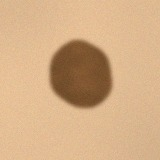
#> input picture data/images/benign/benign_0003.jpg, 160 x 160 px
$ python -i volume.py   (imports and definitions only)   (older library calls are emulated)
#> lines starting #> are read from the running program, lines starting #| are printed output that depends on the picture
#> further down, picture is the input picture: shape (160, 160, 3); mean B, G, R 133.6, 173.4, 211.1
"""Build the 3D-TDP volume: a lesion image becomes a (D, H, W) tensor whose depth axis
holds D complementary 'views' (intensity, contrast, scale, edge, texture, colour)."""
import cv2
import numpy as np

SLICE_NAMES = ["Gray", "CLAHE", "Blur(s=2)", "Edge(Sobel)", "Laplacian",
               "Saturation", "Hue", "Local-Std"]


def _norm(x):
    return np.clip(x / (np.percentile(x, 99) + 1e-6), 0, 1).astype(np.float32)


def build_volume(img_bgr, size=128):
#> called with size = 128
    img = cv2.resize(img_bgr, (size, size), interpolation=cv2.INTER_AREA)
    gray = cv2.cvtColor(img, cv2.COLOR_BGR2GRAY)
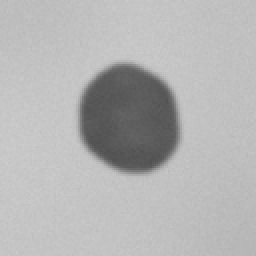
#> gray: shape (128, 128) (shown 2 times larger); min 80, max 204, mean 180.1
    hsv = cv2.cvtColor(img, cv2.COLOR_BGR2HSV)
#> hsv: shape (128, 128, 3); mean H, S, V 15.4, 97.1, 211.1
    gf = gray.astype(np.float32)
    clahe = cv2.createCLAHE(2.0, (8, 8)).apply(gray)
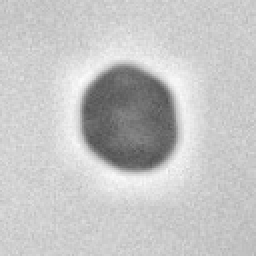
#> clahe: shape (128, 128) (shown 2 times larger); min 82, max 253, mean 196.6
    blur = cv2.GaussianBlur(gf, (0, 0), 2)
    gx = cv2.Sobel(gf, cv2.CV_32F, 1, 0, ksize=3)
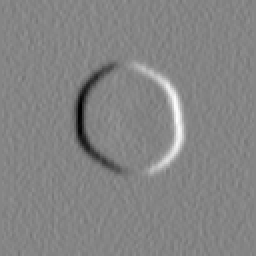
#> gx: shape (128, 128) float32 (shown 2 times larger); min -228, max 209, mean -0.4; drawn with min black and max white
    gy = cv2.Sobel(gf, cv2.CV_32F, 0, 1, ksize=3)
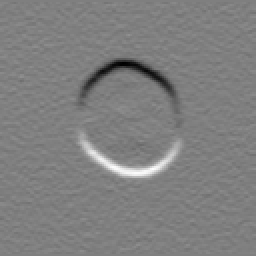
#> gy: shape (128, 128) float32 (shown 2 times larger); min -208, max 207, mean 0; drawn with min black and max white
    lap = np.abs(cv2.Laplacian(cv2.GaussianBlur(gf, (0, 0), 1), cv2.CV_32F))
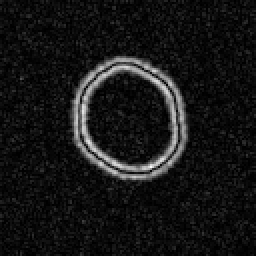
#> lap: shape (128, 128) float32 (shown 2 times larger); min 1.53e-05, max 10.75, mean 0.939; drawn with min black and max white
    mu = cv2.blur(gf, (7, 7))
    std = np.sqrt(np.maximum(cv2.blur(gf * gf, (7, 7)) - mu ** 2, 0))
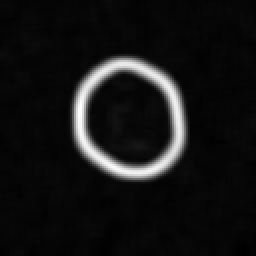
#> std: shape (128, 128) float32 (shown 2 times larger); min 0.69, max 39.96, mean 3.9; drawn with min black and max white
    vol = np.stack([
        gf / 255.0, clahe / 255.0, blur / 255.0,
        _norm(np.hypot(gx, gy)), _norm(lap),
        hsv[..., 1] / 255.0, hsv[..., 0] / 179.0, _norm(std),
    ]).astype(np.float32)
#> in _norm (call 2), `return np.clip(x / (np.percentile(x, 99) + 1e-6), 0, 1).astype(np.floa..`:
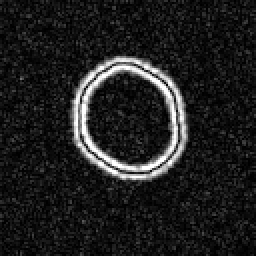
#> returned value: shape (128, 128) float32 (shown 2 times larger); min 2.02e-06, max 1, mean 0.123
    return img, vol

>>> import cv2
>>> picture = cv2.imread('../../data/images/benign/benign_0003.jpg')
>>> result = build_volume(picture)

$ run again, on data/images/benign/benign_0004.jpg
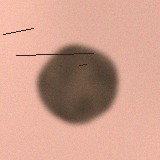
#> input picture data/images/benign/benign_0004.jpg, 160 x 160 px
#> picture is the input picture: shape (160, 160, 3); mean B, G, R 141.9, 158.9, 206.4
#> hsv: shape (128, 128, 3); mean H, S, V 8.3, 81.5, 206.4
#> in build_volume, `gy = cv2.Sobel(gf, cv2.CV_32F, 0, 1, ksize=3)`:
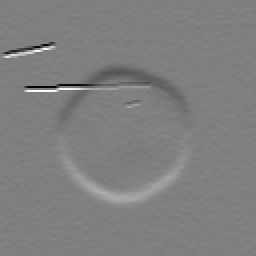
#> gy: shape (128, 128) float32 (shown 2 times larger); min -541, max 540, mean 0.2; drawn with min black and max white
#> in _norm (call 2), `return np.clip(x / (np.percentile(x, 99) + 1e-6), 0, 1).astype(np.floa..`:
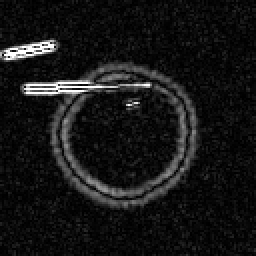
#> returned value: shape (128, 128) float32 (shown 2 times larger); min 2.34e-06, max 1, mean 0.0878

$ run again, on data/images/benign/benign_0007.jpg
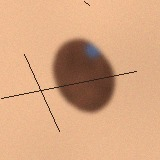
#> input picture data/images/benign/benign_0007.jpg, 160 x 160 px
#> picture is the input picture: shape (160, 160, 3); mean B, G, R 129.6, 166, 214
#> hsv: shape (128, 128, 3); mean H, S, V 13.5, 103.3, 214.1
#> in build_volume, `gy = cv2.Sobel(gf, cv2.CV_32F, 0, 1, ksize=3)`:
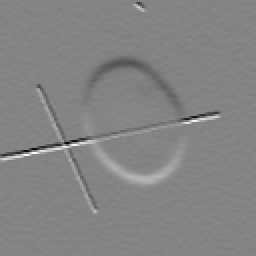
#> gy: shape (128, 128) float32 (shown 2 times larger); min -553, max 514, mean -0.3; drawn with min black and max white
#> in _norm (call 3), `return np.clip(x / (np.percentile(x, 99) + 1e-6), 0, 1).astype(np.floa..`:
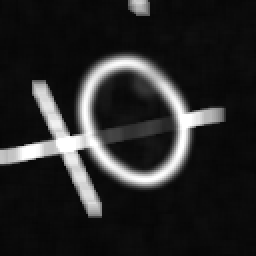
#> returned value: shape (128, 128) float32 (shown 2 times larger); min 0.0199, max 1, mean 0.157

$ run again, on data/images/benign/benign_0011.jpg
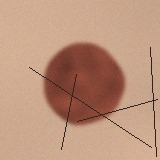
#> input picture data/images/benign/benign_0011.jpg, 160 x 160 px
#> picture is the input picture: shape (160, 160, 3); mean B, G, R 124.7, 148, 188.6
#> hsv: shape (128, 128, 3); mean H, S, V 11.3, 91.2, 188.6
#> in _norm (call 3), `return np.clip(x / (np.percentile(x, 99) + 1e-6), 0, 1).astype(np.floa..`:
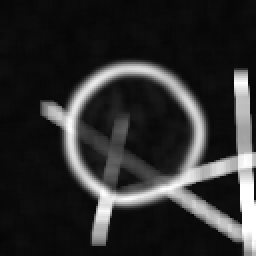
#> returned value: shape (128, 128) float32 (shown 2 times larger); min 0.0219, max 1, mean 0.183
